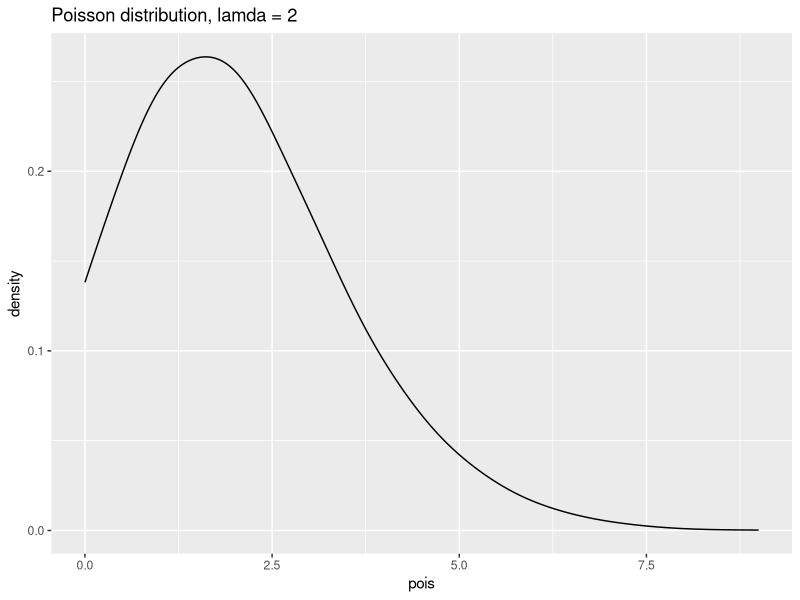
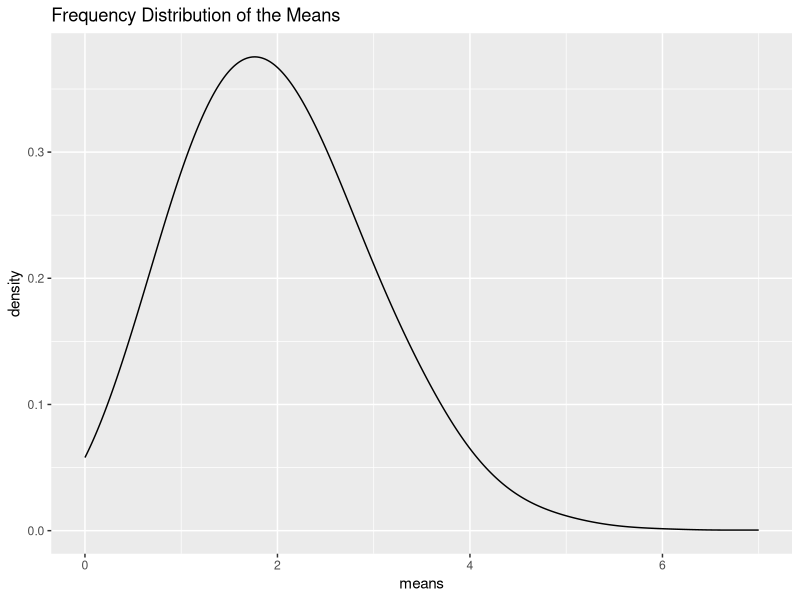
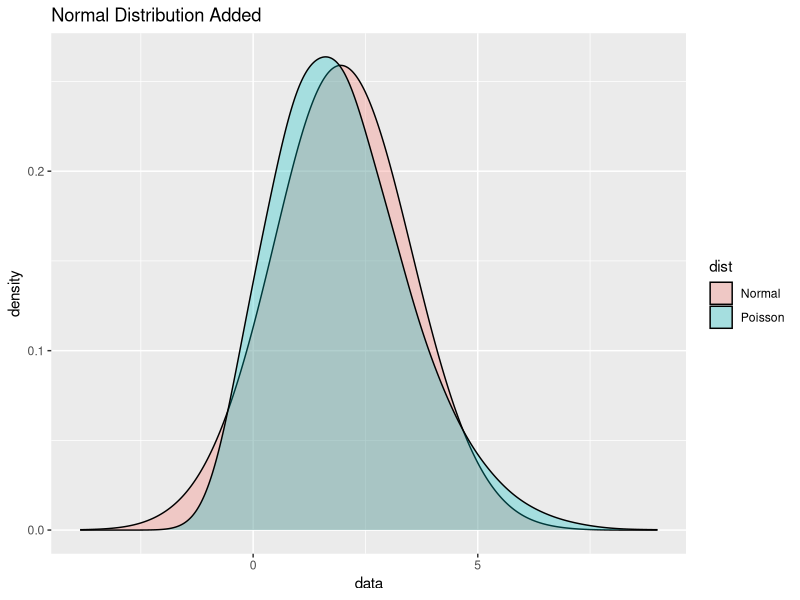

These charts were generated, in order, by the following R code:
library(ggplot2)

# Poisson density distribution with mu = 2
N <- 10000
mu <- 2
pois <- rpois(N, lambda = mu)
pois_df <- data.frame(pois)
pois_plot <- ggplot(pois_df, aes(x = pois)) + 
  geom_line(stat = 'density', adjust = 3) + 
  ggtitle(paste('Poisson distribution, lamda =', mu))
pois_plot

# An empty vector to store means
means_vector <- rep(NA, times = 5000)

# Take a sample of n = 2 from the Poisson density, repeat 5,000 times
for (i in 1:length(means_vector)) {
  means_vector[i] <- mean(sample(pois, size = 2, replace = TRUE))
}

# Plot this 5,000 times
means_df <- data.frame(means = means_vector)
means_plot <- ggplot(means_df, aes(x = means)) +
  geom_line(stat = 'density', adjust = 3) +
  ggtitle('Frequency Distribution of the Means')
means_plot

# Prepare a data frame with Poisson and Normal data points
data <- rnorm(N, mean = mu, sd = sqrt(mu))
dist <- rep("Normal", times = 10000)
norm_df <- data.frame(data, dist)
dist <- rep("Poisson", times = 10000)
pois_df <- cbind(pois_df, dist)
names(pois_df)[1] <- "data"
pois_norm_df <- rbind(norm_df, pois_df)

# Add the normal distribution to the plot
overlapped_plot <- ggplot(pois_norm_df, aes(x = data, fill = dist)) + 
  geom_density(alpha = 0.3, adjust = 3) + 
  ggtitle('Normal Distribution Added')
overlapped_plot